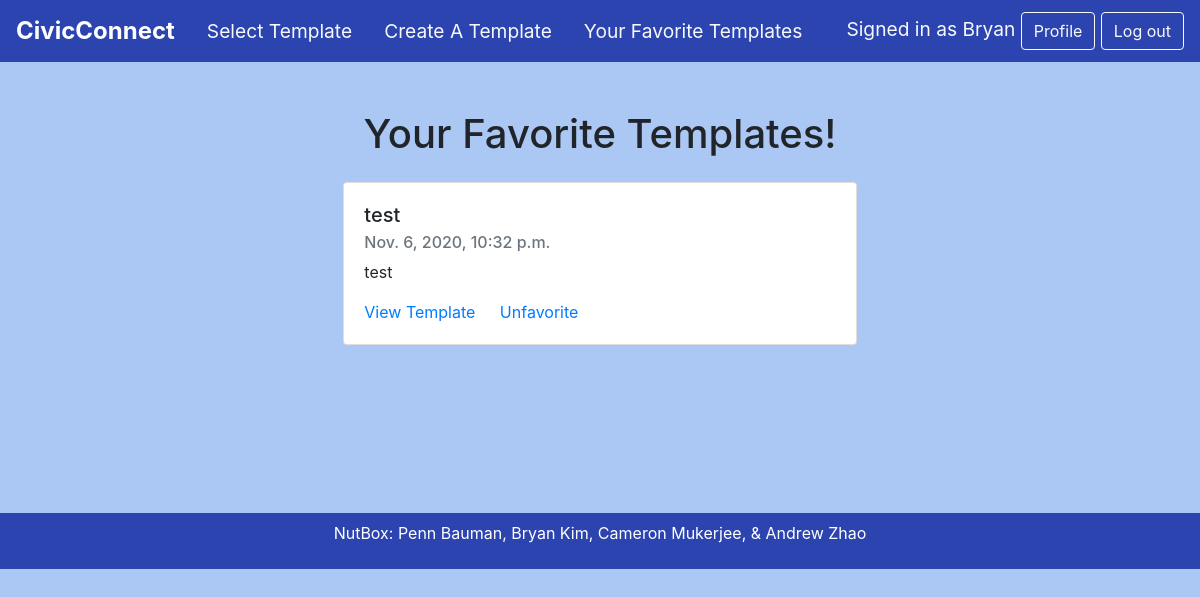
The page /favorite/ (signed in) on the database its author committed.
### masterdata/models.py (models this page shows, shortened)
class Emailtemplate(models.Model):
    title = models.CharField(max_length = 200)
    shortDescription = models.CharField(max_length = 100)
    contentTemp = models.TextField()
    subject = models.CharField(max_length = 200)
    state = models.CharField(max_length = 2)
    published = models.BooleanField(default=True)
    datecreated = models.DateTimeField(auto_now_add=True)

### nutboxcivic/views.py (the view)
# urls.py: path('favorite/', views.showFavorite, name = 'favorite'),
def showFavorite(request):
    statefilter = ''
    issuefilter = ''
    if len(request.GET) > 0:
        statefilter = ''
        issuefilter = ''
    return render(request, 'civic/favoriteTemplates.html', {
        'templates_all': request.user.clients.favorites.all(),
        'sfilter' : statefilter ,
        'ifilter' : issuefilter,
    })

### nutboxcivic/templates/civic/favoriteTemplates.html
{% extends 'civic/base.html' %}
{% block content %}
  <form action="{% url 'send'%}" method="get">
    <div class="row justify-content-center">
      <h1>Your Favorite Templates!</h1>
    </div>
      <div class="content container col-md-8 justify-content-center mt-3">
      <div class="row justify-content-center">
        {% for currenttemplate in templates_all%}
          <div class="card" style="width: 40rem; margin-bottom:2em"><div class="card-body">
            <h5 class="card-title">{{currenttemplate.title}}</h5>
            <h6 class="card-subtitle mb-2 text-muted">{{currenttemplate.datecreated}}</h6>
            <p class="card-text">{{ currenttemplate.shortDescription }}</p>
            <a href="{% url 'send' currenttemplate.id %}" class="card-link">View Template</a>
            {%if user.is_authenticated%}
            {%if currenttemplate in user.clients.favorites.all%}
                <a href="{% url 'unfavorite' currenttemplate.id %}" class="card-link">Unfavorite</a>
              {%else%}
              <a href="{% url 'makeFav' currenttemplate.id %}" class="card-link">Favorite</a>
              {%endif%}
            {%endif%}
            </div></div>
        {% endfor %}
      </div>
    </div>
  </form>
  <br>
{% endblock %}

### nutboxcivic/templates/civic/base.html (shortened to what this page needs)
{% load bootstrap4 %}
{% load static %}
{% load socialaccount %}
{% bootstrap_css %}
<head>
</head>
<body style="background-color:#abc8f5">
	<nav class="navbar navbar-expand-lg navbar-light" style="background-color:#2c44b0">
		<a class="navbar-brand text-white font-weight-bold" style="font-size:1.5em" href="{% url 'home' %}">CivicConnect</a>
		<div class="collapse navbar-collapse" id="">
			<a class="nav-link text-light" style="font-size:1.2em" href="{% url 'select' %}">{{ 'Select Template' }}</a>
			<a class="nav-link text-light" style="font-size:1.2em" href="{% url 'createTemp' %}">{{ 'Create A Template' }}</a>
			{% if user.is_authenticated %}
			<a class="nav-link text-light" style="font-size:1.2em" href="{% url 'favorite' %}">{{ 'Your Favorite Templates' }}</a>
			{% endif %}
		</div>
		<div class="ml-auto text-light" style="font-size:1.2em">
			{% if user.is_authenticated %}
				Signed in as {{ user.first_name }}
				<a class="btn btn-outline-light" href="{% url 'profile' %}" role="button">Profile</a>
				<a class="btn btn-outline-light" href="{% url 'logout' %}" role="button">Log out</a>
			{% else %}
				Not signed in
				<a class="btn btn-outline-light" href="{% url 'gauth' %}" role="button">Sign in</a>
			{% endif %}
		</div>
	</nav>
	<div class="content container col-md-8 mt-5">
		{% block content %}
		{% endblock %}
	</div>
	<div style="height:6em"></div>
	<div class="navbar navbar-light justify-content-center" style="background-color: #2c44b0;margin-bottom:-1em; color:white">
		<p> NutBox:
			<a class="text" href="mailto:pcb8gb@virginia.edu" style="color: white" >Penn Bauman</a>,
			<a class="text" href="mailto:bjk3yf@virginia.edu" style="color: white" >Bryan Kim</a>,
			<a class="text" href="mailto:crm6zg@virginia.edu" style="color: white" >Cameron Mukerjee</a>, &amp;
			<a class="text" href="mailto:awz6ay@virginia.edu" style="color: white" >Andrew Zhao</a>
		</p>
	</div>
</body>

### rows shown on the page
Emailtemplate: title "test", datecreated "Nov. 6, 2020, 10:32 p.m.", shortDescription "test", shows "Unfavorite"

### other values the page prints
{{ 'Select Template' }} "Select Template"
{{ 'Create A Template' }} "Create A Template"
{{ 'Your Favorite Templates' }} "Your Favorite Templates"
{{ user.first_name }} "Bryan"
